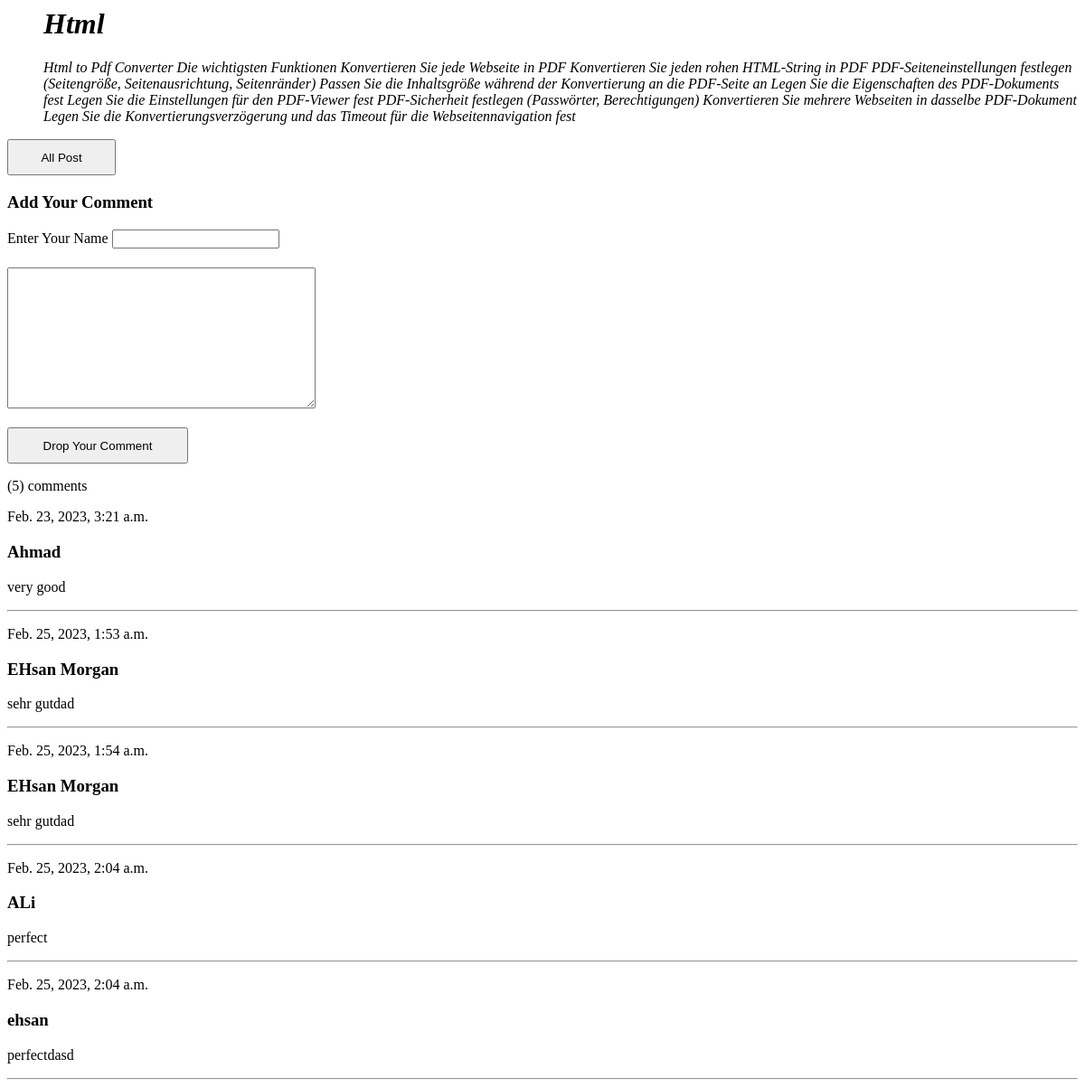
/allposts/html/post_detail, run on an earlier commit of the app's database.
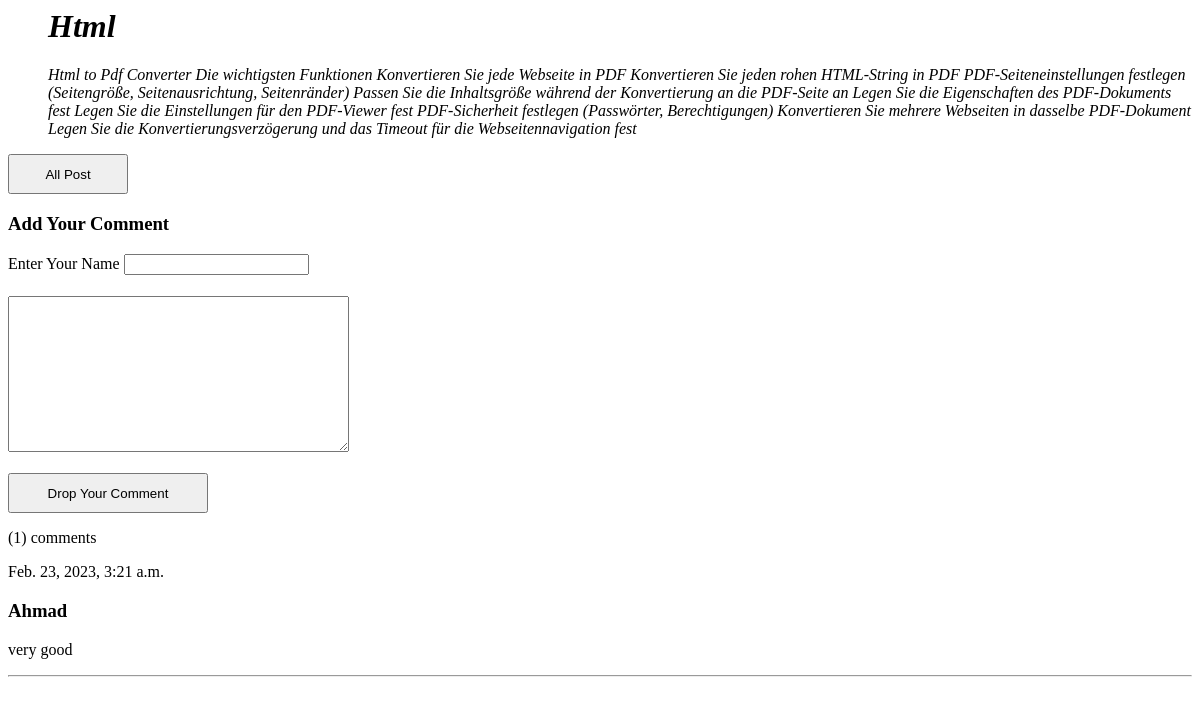
And on a later commit of the database.
### post/models.py (models this page shows, shortened)
class Post(models.Model):
    title=models.CharField(max_length=20)
    description=models.TextField(max_length=1000)
    slug = models.SlugField(null=True,blank=True)

class Comment(models.Model):
    mypost = models.ForeignKey(Post,related_name='comments',on_delete=models.CASCADE)
    name = models.CharField(max_length=80)
    body = models.TextField()
    created_on = models.DateTimeField(auto_now_add=True)
    class Meta:
        ordering = ['created_on']

### post/views.py (the view, shortened to what this page needs)
# urls.py: path('<slug:slug>/post_detail',post_detail, name='post_detail'),
def post_detail(request, slug):
    post=Post.objects.get(slug = slug)
    comment_1 = Comment.objects.all().filter(mypost = post)
    if request.method == 'POST':
        form = CommentForm(request.POST)
        if form.is_valid():
            myform=form.save(commit=False)
            myform.user=request.user
            myform.mypost = post
            myform.save()
    else:
        form = CommentForm()
    return render(request , 'post_detail.html' , {'post':post , 'form':form ,'comment_1':comment_1 })

### post/forms.py
class CommentForm(forms.ModelForm):
    class Meta:
        model = Comment
        fields = ('name',  'body')

### post/templates/post_detail.html (shortened to what this page needs)
<div class="row">
				<ul>
					<i> <h1>
							{{post.title}}
						</h1>
					</i>
					<i> <p> {{post.description}}</p> </i>
				</ul>
	<form   action="{% url 'all_posts:home'%}"> <input style="height:40px ; width: 120px;" type="submit" value="All Post">  </form>
</div>
<div class="row">
			<div  class="product-details-frame">
					       <h3 class="frame-title">Add Your Comment</h3>
					       <form  method = "POST"  action= " {% url 'all_posts:post_detail' post.slug %} " id = "commentForm"  enctype="multipart/form-data" >
									<p> Enter Your Name	{{form.name}} </p>
									<h4>	{{form.body}} </h4>
     								<button style="height:40px ; width: 200px;" type="submit" class="btn btn-primary  m-3 " > Drop Your Comment </button>
									<p> ({{post.comments.all|length}}) comments </p>
							</form>
					<div class="card" style="border-reduis:7px;" id = "all_comment">
						{% for comment in comment_1 %}
							<div class="card-body">
								<div>
									<p class="">{{comment.created_on}}</p>
									<h3> {{comment.name}} </h3>
									<p class="">{{comment.body}}</p>
									<hr>
								</div>
							</div>
						{% endfor %}
					</div>
			</div>
		</div>

What changed in the data, as far as the page shows it:
removed Comment: created_on "Feb. 25, 2023, 1:53 a.m.", name "EHsan Morgan", body "sehr gutdad"
removed Comment: created_on "Feb. 25, 2023, 1:54 a.m.", name "EHsan Morgan", body "sehr gutdad"
removed Comment: created_on "Feb. 25, 2023, 2:04 a.m.", name "ALi", body "perfect"
removed Comment: created_on "Feb. 25, 2023, 2:04 a.m.", name "ehsan", body "perfectdasd"
computed for Post "Html": comments.all|length "5" → "1"
